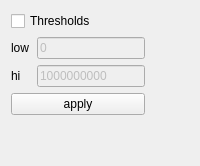
       <widget class="QWidget" name="tab1">
        <attribute name="title">
         <string>Thresholds</string>
        </attribute>
        <layout class="QGridLayout" name="gridLayout_2">
         <item row="0" column="0" colspan="2">
          <widget class="QCheckBox" name="useThresh">
           <property name="text">
            <string>Thresholds</string>
           </property>
          </widget>
         </item>
         <item row="1" column="0">
          <widget class="QLabel" name="textLabel1_6">
           <property name="text">
            <string>low</string>
           </property>
           <property name="wordWrap">
            <bool>false</bool>
           </property>
          </widget>
         </item>
         <item row="4" column="0">
          <spacer name="verticalSpacer">
           <property name="orientation">
            <enum>Qt::Vertical</enum>
           </property>
           <property name="sizeHint" stdset="0">
            <size>
             <width>20</width>
             <height>40</height>
            </size>
           </property>
          </spacer>
         </item>
         <item row="1" column="1">
          <widget class="QLineEdit" name="loLim">
           <property name="enabled">
            <bool>false</bool>
           </property>
           <property name="text">
            <string>0</string>
           </property>
          </widget>
         </item>
         <item row="2" column="0">
          <widget class="QLabel" name="textLabel1_6_2">
           <property name="text">
            <string>hi</string>
           </property>
           <property name="wordWrap">
            <bool>false</bool>
           </property>
          </widget>
         </item>
         <item row="2" column="1">
          <widget class="QLineEdit" name="hiLim">
           <property name="enabled">
            <bool>false</bool>
           </property>
           <property name="text">
            <string>1000000000</string>
           </property>
          </widget>
         </item>
         <item row="3" column="0" colspan="2">
          <widget class="QPushButton" name="applyDispThreshButton">
           <property name="text">
            <string>apply</string>
           </property>
          </widget>
         </item>
         <item row="2" column="2">
          <spacer name="horizontalSpacer">
           <property name="orientation">
            <enum>Qt::Horizontal</enum>
           </property>
           <property name="sizeHint" stdset="0">
            <size>
             <width>40</width>
             <height>20</height>
            </size>
           </property>
          </spacer>
         </item>
        </layout>
       </widget>
